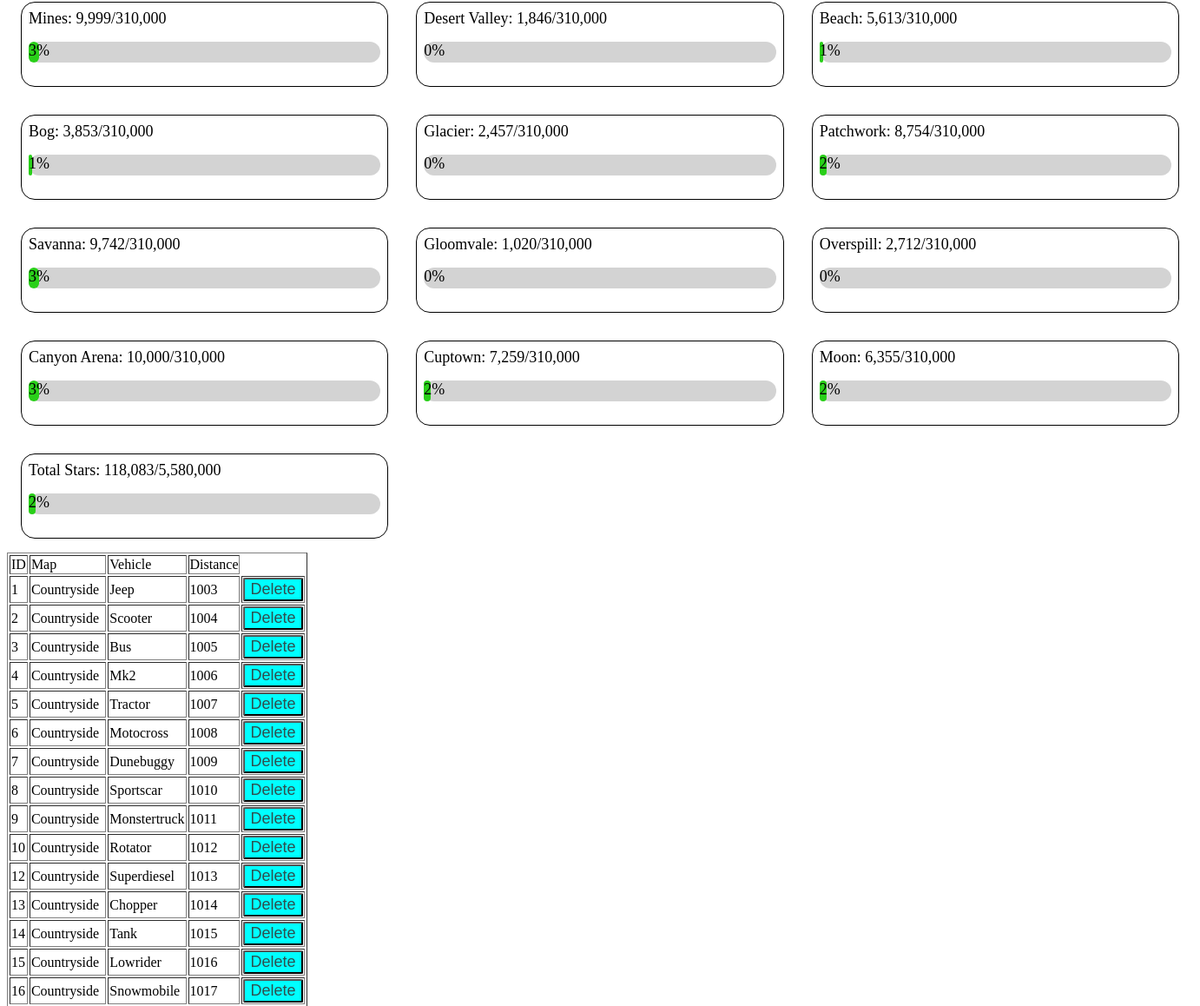
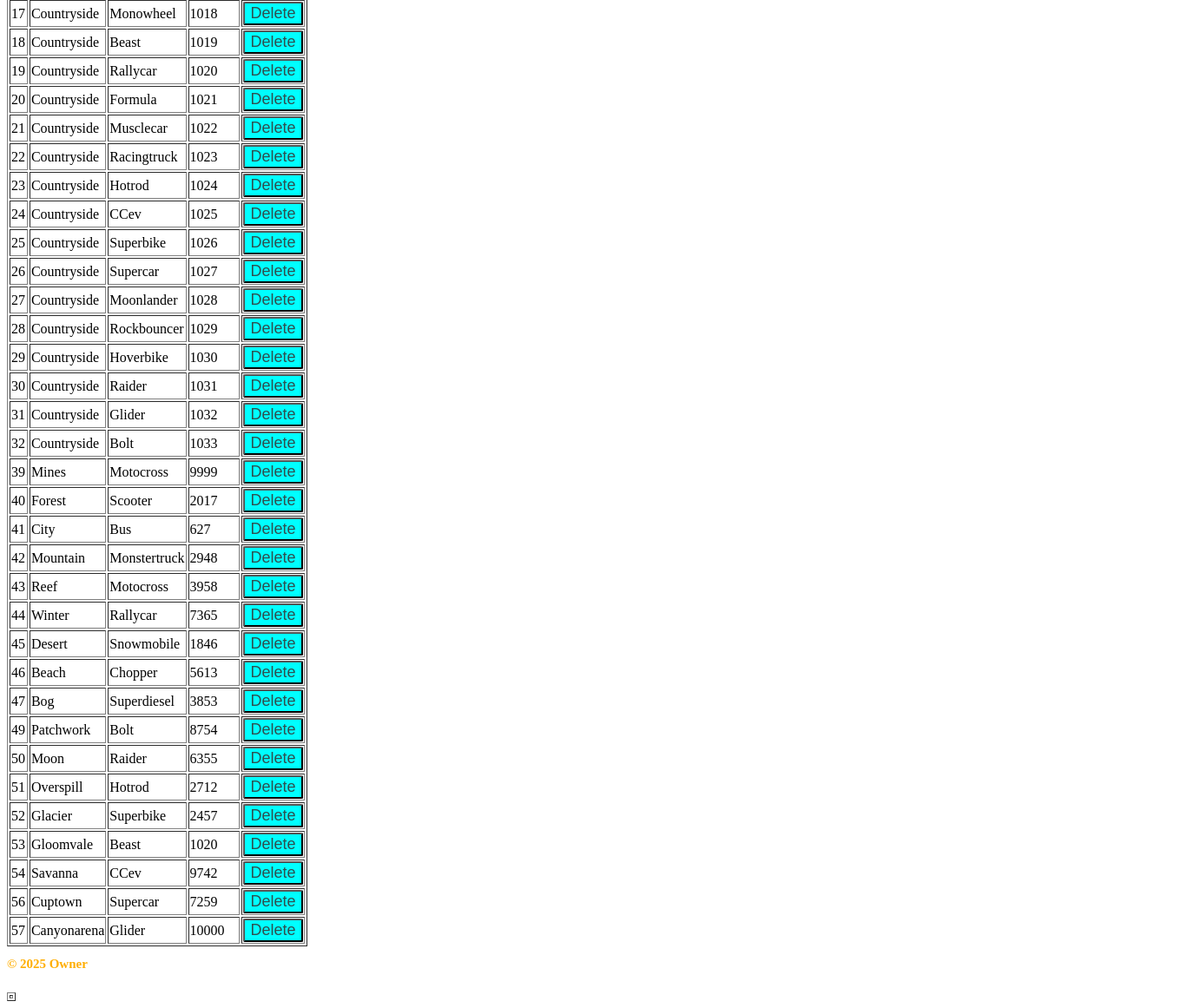
Page /home (lower part) on the earlier database version (2 pictures, top to bottom).
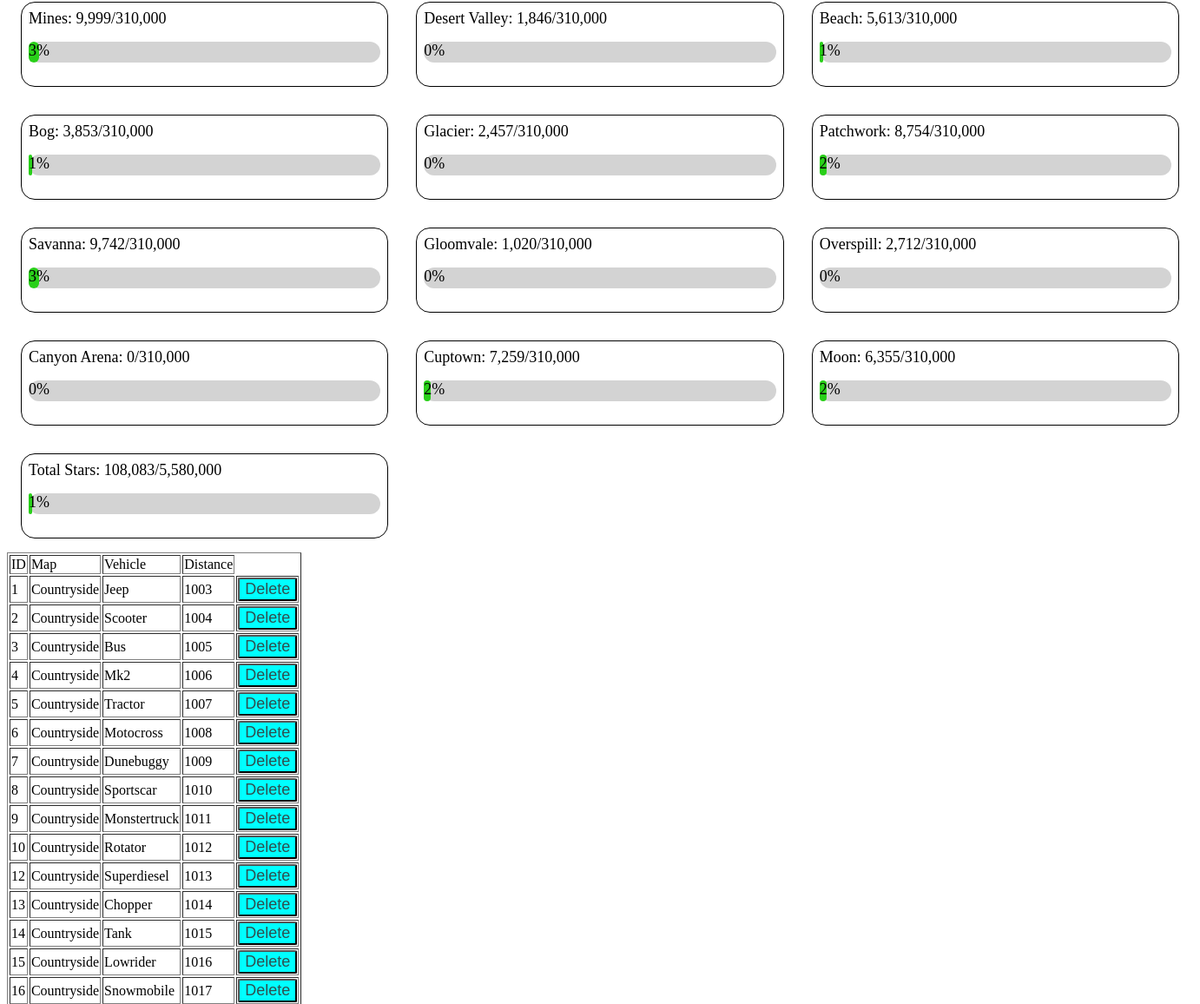
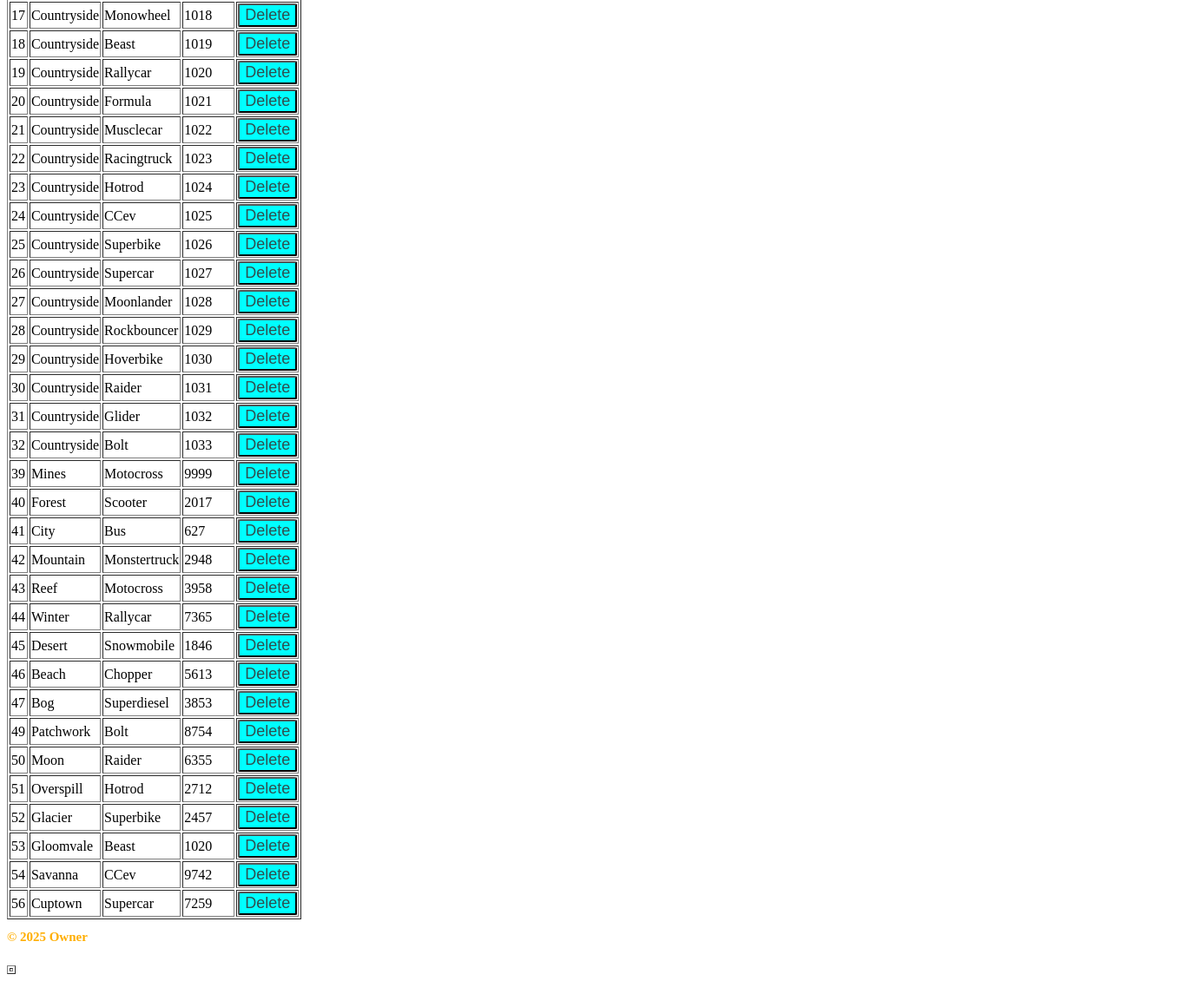
Same page on the later database version (2 pictures, top to bottom).
### tables this page shows
CREATE TABLE Distances (
    id INTEGER PRIMARY KEY AUTOINCREMENT,
    map TEXT,
    vehicle TEXT,
    distance INTEGER,
    UNIQUE(map, vehicle)
);

### Main Backend.py (the view)
@app.route('/home', methods=['GET', 'POST'])
def home():
    db = get_db()
    cur = db.cursor()
    rows = cur.execute('SELECT * FROM Distances').fetchall()
    TotalStars = sum(row['distance'] for row in rows)
    Percent = ((TotalStars * 100)//5800000)
    TotalStars = format(TotalStars, ',')
    CountrysideStars = sum(row['distance'] for row in rows if row['map'] == 'Countryside')
    Percent1 = ((CountrysideStars *100)//310000)
    CountrysideStars = format(CountrysideStars, ',')
    ForestStars = sum(row['distance'] for row in rows if row['map'] == 'Forest')
    Percent2 = ((ForestStars *100)//310000)
    ForestStars = format(ForestStars, ',')
    CityStars = sum(row['distance'] for row in rows if row['map'] == 'City')
    Percent3 = ((CityStars *100)//310000)
    CityStars = format(CityStars, ',')
    MountainStars = sum(row['distance'] for row in rows if row['map'] == 'Mountain')
    Percent4 = ((MountainStars *100)//310000)
    MountainStars = format(MountainStars, ',')
    ReefStars = sum(row['distance'] for row in rows if row['map'] == 'Reef')
    Percent5 = ((ReefStars *100)//310000)
    ReefStars = format(ReefStars, ',')
    WinterStars = sum(row['distance'] for row in rows if row['map'] == 'Winter')
    Percent6 = ((WinterStars *100)//310000)
    WinterStars = format(WinterStars, ',')
    MinesStars = sum(row['distance'] for row in rows if row['map'] == 'Mines')
    Percent7 = ((MinesStars *100)//310000)
    MinesStars = format(MinesStars, ',')
    DesertvalleyStars = sum(row['distance'] for row in rows if row['map'] == 'Desert')
    Percent8 = ((DesertvalleyStars *100)//310000)
    DesertvalleyStars = format(DesertvalleyStars, ',')
    BeachStars = sum(row['distance'] for row in rows if row['map'] == 'Beach')
    Percent9 = ((BeachStars *100)//310000)
    BeachStars = format(BeachStars, ',')
    BogStars = sum(row['distance'] for row in rows if row['map'] == 'Bog')
    Percent10 = ((BogStars *100)//310000)
    BogStars = format(BogStars, ',')
    GlacierStars = sum(row['distance'] for row in rows if row['map'] == 'Glacier')
    Percent11 = ((GlacierStars *100)//310000)
    GlacierStars = format(GlacierStars, ',')
    PatchworkStars = sum(row['distance'] for row in rows if row['map'] == 'Patchwork')
    Percent12 = ((PatchworkStars *100)//310000)
    PatchworkStars = format(PatchworkStars, ',')
    SavannaStars = sum(row['distance'] for row in rows if row['map'] == 'Savanna')
    Percent13 = ((SavannaStars *100)//310000)
    SavannaStars = format(SavannaStars, ',')
    GloomvaleStars = sum(row['distance'] for row in rows if row['map'] == 'Gloomvale')
    Percent14 = ((GloomvaleStars *100)//310000)
    GloomvaleStars = format(GloomvaleStars, ',')
    OverspillStars = sum(row['distance'] for row in rows if row['map'] == 'Overspill')
    Percent15 = ((OverspillStars *100)//310000)
    OverspillStars = format(OverspillStars, ',')
    CanyonarenaStars = sum(row['distance'] for row in rows if row['map'] == 'Canyonarena')
    Percent16 = ((CanyonarenaStars *100)//310000)
    CanyonarenaStars = format(CanyonarenaStars, ',')
    CuptownStars = sum(row['distance'] for row in rows if row['map'] == 'Cuptown')
    Percent17 = ((CuptownStars *100)//310000)
    CuptownStars = format(CuptownStars, ',')
    MoonStars = sum(row['distance'] for row in rows if row['map'] == 'Moon')
    Percent18 = ((MoonStars *100)//310000)
    MoonStars = format(MoonStars, ',')
    return render_template('home.html', rows=rows, TotalStars=TotalStars,
                           CountrysideStars=CountrysideStars,
                           ForestStars=ForestStars,
                           CityStars=CityStars,
                           MountainStars=MountainStars,
                           ReefStars=ReefStars,
                           WinterStars=WinterStars,
                           MinesStars=MinesStars,
                           DesertvalleyStars=DesertvalleyStars,
                           BeachStars=BeachStars,
                           BogStars=BogStars,
                           GlacierStars=GlacierStars,
                           PatchworkStars=PatchworkStars,
                           SavannaStars=SavannaStars,
                           GloomvaleStars=GloomvaleStars,
                           OverspillStars=OverspillStars,
                           CanyonarenaStars=CanyonarenaStars,
                           CuptownStars=CuptownStars,
                           MoonStars=MoonStars,
                           Percent=Percent,
                           Percent1=Percent1,
                           Percent2=Percent2,
                           Percent3=Percent3,
                           Percent4=Percent4,
                           Percent5=Percent5,
                           Percent6=Percent6,
                           Percent7=Percent7,
                           Percent8=Percent8,
                           Percent9=Percent9,
                           Percent10=Percent10,
                           Percent11=Percent11,
                           Percent12=Percent12,
                           Percent13=Percent13,
                           Percent14=Percent14,
                           Percent15=Percent15,
                           Percent16=Percent16,
                           Percent17=Percent17,
                           Percent18=Percent18
                           )

### Main Backend.py (called while the page is built)
def get_db(): #Database connection function
    db = getattr(g, '_database', None)
    if db is None:
        db = g._database = sqlite3.connect('Python_Backend/Distances.db')
        db.row_factory = sqlite3.Row
        c = db.cursor()
        db.commit()
    return db

### templates/home.html (shortened to what this page needs)
{% extends 'layout.html' %}
{% block content %}
<div class="homepage">
    <div class="Completion">
        <div>Mines: {{ MinesStars }}/310,000<br>
            <div class="Progress-Bar">
                <div class="Progress" style="width: {{ Percent7 }}%">{{ Percent7 }}%</div>
            </div>
        </div>
        <div>Desert Valley: {{ DesertvalleyStars }}/310,000<br>
            <div class="Progress-Bar">
                <div class="Progress" style="width: {{ Percent8 }}%">{{ Percent8 }}%</div>
            </div>
        </div>
        <div>Beach: {{ BeachStars }}/310,000<br>
            <div class="Progress-Bar">
                <div class="Progress" style="width: {{ Percent9 }}%">{{ Percent9 }}%</div>
            </div>
        </div>
        <div>Bog: {{ BogStars }}/310,000<br>
            <div class="Progress-Bar">
                <div class="Progress" style="width: {{ Percent10 }}%">{{ Percent10 }}%</div>
            </div>
        </div>
        <div>Glacier: {{ GlacierStars }}/310,000<br>
            <div class="Progress-Bar">
                <div class="Progress" style="width: {{ Percent11 }}%">{{ Percent11 }}%</div>
            </div>
        </div>
        <div>Patchwork: {{ PatchworkStars }}/310,000<br>
            <div class="Progress-Bar">
                <div class="Progress" style="width: {{ Percent12 }}%">{{ Percent12 }}%</div>
            </div>
        </div>
        <div>Savanna: {{ SavannaStars }}/310,000<br>
            <div class="Progress-Bar">
                <div class="Progress" style="width: {{ Percent13 }}%">{{ Percent13 }}%</div>
            </div>
        </div>
        <div>Gloomvale: {{ GloomvaleStars }}/310,000<br>
            <div class="Progress-Bar">
                <div class="Progress" style="width: {{ Percent14 }}%">{{ Percent14 }}%</div>
            </div>
        </div>
        <div>Overspill: {{ OverspillStars }}/310,000<br>
            <div class="Progress-Bar">
                <div class="Progress" style="width: {{ Percent15 }}%">{{ Percent15 }}%</div>
            </div>
        </div>
        <div>Canyon Arena: {{ CanyonarenaStars }}/310,000<br>
            <div class="Progress-Bar">
                <div class="Progress" style="width: {{ Percent16 }}%">{{ Percent16 }}%</div>
            </div>
        </div>
        <div>Cuptown: {{ CuptownStars }}/310,000<br>
            <div class="Progress-Bar">
                <div class="Progress" style="width: {{ Percent17 }}%">{{ Percent17 }}%</div>
            </div></div>
        <div>Moon: {{ MoonStars }}/310,000<br>
            <div class="Progress-Bar">
                <div class="Progress" style="width: {{ Percent18 }}%">{{ Percent18 }}%</div>
            </div>
        </div>
        <div>Total Stars: {{ TotalStars }}/5,580,000<br>
            <div class="Progress-Bar">
                <div class="Progress" style="width: {{ Percent }}%">{{ Percent }}%</div>
            </div>
        </div>
    </div>
    <div>
        <table border="1" class="DeleteTable">
            <tr>
                <td>ID</td>
                <td>Map</td>
                <td>Vehicle</td>
                <td>Distance</td>
            </tr>
            {% for row in rows %}
            <tr>
                <td>{{ row.id }}</td>
                <td>{{ row.map }}</td>
                <td>{{ row.vehicle }}</td>
                <td>{{ row.distance }}</td>
                <td>
                    <form action="{{url_for('delete_distance', id=row['id']) }}" method="post">
                        <input type="submit" value="Delete" onclick="return confirm('Delete?')">
                    </form>
                </td>
            </tr>
            {% endfor %}
        </table>
    </div>
</div>
{% endblock %}

### templates/layout.html (shortened to what this page needs)
<!DOCTYPE html>
<html>
<head>
    <link rel="stylesheet" href="{{ url_for('static', filename='style.css') }}">
</head>
<body>
    <div class="master-control">
        {% block content %}{% endblock %}
        {% include 'footer.html' %}
    </div>
</body>
</html>

### templates/footer.html
<footer>
    <h2>&copy; 2025 Owner</h2><br>
    <table border="1" class="fake-table">
        <tr>
            <td></td>
        </tr>
    </table>
</footer>

### static/style.css (style rules this page uses)
:root { --background-color: #FFFFFF; --text-color: #000000; --element-background-color: #ffffff; }
body { margin: 1vh; }
.master-control { background-color: var(--background-color); color: var(--text-color); }
footer { font-size: x-small; color: rgb(255, 174, 0); }
.form-table, input[type="submit"] { color: darkslategray; background-color: aqua; font-size: large; border-color: var(--text-color); border-radius: 5%; }
.Completion { display: grid; grid-template-columns: 1fr 1fr 1fr; }
.Completion > div { border: 0.2vh solid var(--text-color); border-radius: 2vh; height: 10vh; padding: 1vh; font-size: large; margin: 2vh; background-color: var(--element-background-color); }
.Progress-Bar { display: flex; justify-content: flex-start; margin-top: 2vh; background-color: lightgray; height: 3vh; border-radius: 5vh; }
.Progress { background-color: rgb(41, 207, 25); border-radius: inherit; text-align: center; height: inherit; }

Differences in the rows shown:
removed Distances: id "57", map "Canyonarena", vehicle "Glider", distance "10000"
Other differences:
{{ CanyonarenaStars }}: "10,000" → "0"
{{ Percent16 }}: "3" → "0"
{{ TotalStars }}: "118,083" → "108,083"
{{ Percent }}: 2 → 1 (drawn)
{{ Percent }}: "2" → "1"
